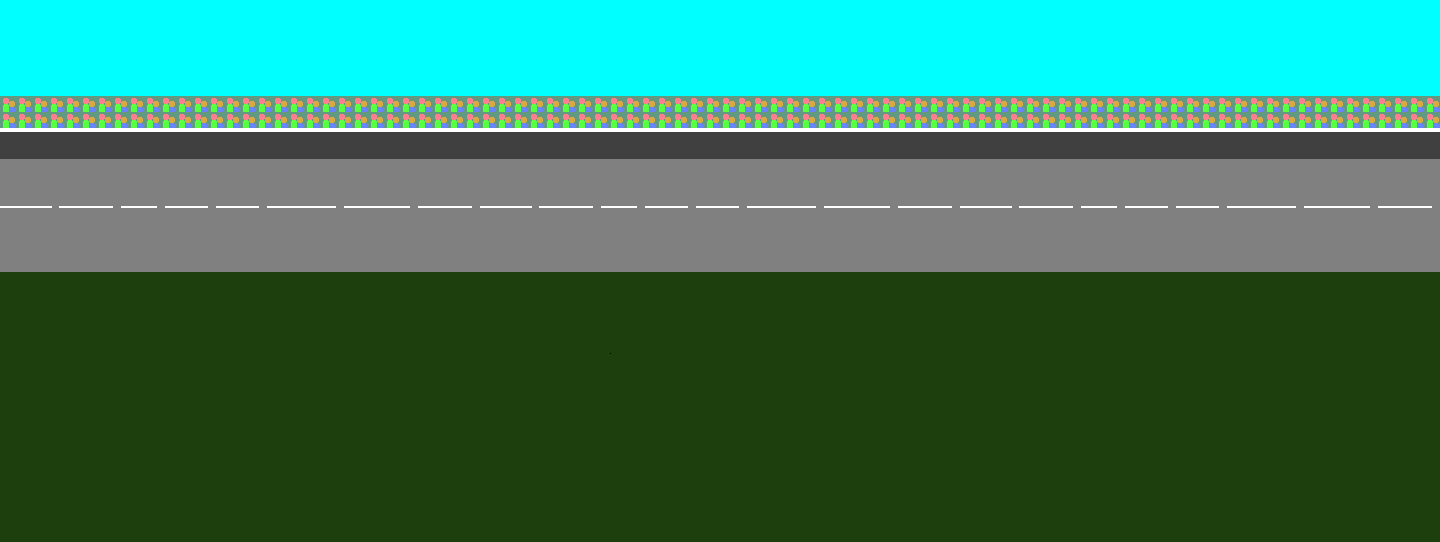
#> input picture samples/02-tilemap/assets/tilemaps/bg.png, 1440 x 542 px
$ python tilemapcompiler.py ../../samples/02-tilemap/assets/tilemaps/bg.png   (Python 2 division)
#> lines starting #> are read from the running program, lines starting #| are printed output that depends on the picture
#!/usr/bin/python

# Copyright (c) 2014 Jon Maur

# Permission is hereby granted, free of charge, to any person obtaining a copy
# of this software and associated documentation files (the "Software"), to deal
# in the Software without restriction, including without limitation the rights
# to use, copy, modify, merge, publish, distribute, sublicense, and/or sell
# copies of the Software, and to permit persons to whom the Software is
# furnished to do so, subject to the following conditions:

# The above copyright notice and this permission notice shall be included in
# all copies or substantial portions of the Software.

# THE SOFTWARE IS PROVIDED "AS IS", WITHOUT WARRANTY OF ANY KIND, EXPRESS OR
# IMPLIED, INCLUDING BUT NOT LIMITED TO THE WARRANTIES OF MERCHANTABILITY,
# FITNESS FOR A PARTICULAR PURPOSE AND NONINFRINGEMENT. IN NO EVENT SHALL THE
# AUTHORS OR COPYRIGHT HOLDERS BE LIABLE FOR ANY CLAIM, DAMAGES OR OTHER
# LIABILITY, WHETHER IN AN ACTION OF CONTRACT, TORT OR OTHERWISE, ARISING FROM,
# OUT OF OR IN CONNECTION WITH THE SOFTWARE OR THE USE OR OTHER DEALINGS IN
# THE SOFTWARE.


################################################################
# tilemapcompiler.py
# Generates tilemaps for use with MOAI with Draggin.

from PIL import Image
import sys
import math
from math import ceil, log
from fnmatch import fnmatch
import os
import os.path


# matches anything in the list
def fnmatchList(_name, _filters):

#> called with _filters = ('*.png', '*.bmp')
	for filter in _filters:
		if fnmatch(_name, filter):
			# found one match so get out of here
			return True

	# no matches
	return False


# loop through all the params and grab the image filenames
def gatherFiles(_sequence, _filters):

	print "Gathering filenames..."
	global outFilename

	filenames = []

	for i in _sequence:

		if os.path.isdir(i):
			print("\t"+i+":")
			os.listdir(i)
			outFilename = i
			print "outFilename: "+outFilename
			for root, dirs, files in os.walk(i):
				for name in files:
					if fnmatchList(name , _filters):
						filenames.append(os.path.join(i, name))
						print("\t\t"+name)
						#print getAnimationAndFrameFromFilename(name)
		else:
			if fnmatchList(i , _filters):
				filenames.append(i)
				#print("\t"+i)
				#print getAnimationAndFrameFromFilename(i)
	return filenames


class Tile:
	def __init__(self):
		self.image = None

class TileMap:
	def __init__(self, _imgFile, _tileWidth, _tileHeight):

		# open the image and convert it
#> called with _tileWidth = 16, _tileHeight = 16
		self.mapImage = Image.open(_imgFile)
#> self.mapImage is the input picture: PIL image 1440x542 RGBA; mean R, G, B, A 53.8, 118.6, 91.2, 255
		self.mapImage.draft("RGBA", self.mapImage.size)
		self.mapImage = self.mapImage.convert("RGBA")

		# tile size
		self.tileWidth = _tileWidth
		self.tileHeight = _tileHeight

		# the array of tiles
		self.tiles = []

		self.mapWidthInTiles = self.mapImage.size[0] / self.tileWidth
#> self.mapWidthInTiles = 90
		self.mapHeightInTiles = self.mapImage.size[1] / self.tileHeight
#> self.mapHeightInTiles = 33

		# the map data, an array of tile indices
		self.mapData = []

		# make a blank tile for number 0
		blankTile = Image.new("RGBA", (self.tileWidth, self.tileHeight), (0,0,0,0))
#> blankTile: PIL image 16x16 RGBA; every value is 0
		self.tiles.append(blankTile)

		for y in range(self.mapHeightInTiles):
			for x in range(self.mapWidthInTiles):
				box = self.tileWidth * x, self.tileHeight * y, self.tileWidth * (x+1), self.tileHeight * (y+1)
				tile = self.mapImage.crop(box)

				self.mapData.append(self.findTile(tile))
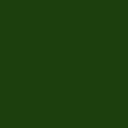
#> tile: PIL image 16x16 RGBA (shown 8 times larger); mean R, G, B, A 28, 63, 13, 255

	# look for the tile in the list of tiles, if not found then add it
	def findTile(self, tile):
		i = 0
		tileStr = tile.tobytes()
		for t in self.tiles:
			if t.tobytes() == tileStr:
				return i
			i += 1

		self.tiles.append(tile)
		return i


	def saveMoaiLua(self, outFilename):
		print "Num tiles: ", len(self.tiles)
#| Num tiles:  18
		#print "MapData: ", self.mapData

		# this equation totally falls apart for 3, so I'll just special case that
		if len(self.tiles) != 3:
			resultWidth = int(math.ceil(math.sqrt(len(self.tiles))) * (self.tileWidth+2))
			resultHeight = int(math.ceil(math.sqrt(len(self.tiles))) * (self.tileHeight+2))
		else:
			resultWidth = 2 * (self.tileWidth+2)
			resultHeight = 2 * (self.tileHeight+2)

		tilesetImg = Image.new("RGBA", (resultWidth, resultHeight))
#> tilesetImg: PIL image 90x90 RGBA; every value is 0

		x = 0
		y = 0
		offsetX = 0
		offsetY = 0
		rowX = 0 #tilesetImg.size[0]
		rowY = 0 #tilesetImg.size[1]

		for t in self.tiles:
			offsetX = ((self.tileWidth+2) - t.size[0]) / 2
			offsetY = ((self.tileHeight+2) - t.size[1]) / 2

			x = rowX + offsetX
			y = rowY + offsetY


			# super cheesy way to "bleed" the tile out
			tilesetImg.paste(t, (x-1, y-1))
			tilesetImg.paste(t, (x+1, y+1))
			tilesetImg.paste(t, (x-1, y+1))
			tilesetImg.paste(t, (x+1, y-1))

			tilesetImg.paste(t, (x-1, y))
			tilesetImg.paste(t, (x+1, y))
			tilesetImg.paste(t, (x, y+1))
			tilesetImg.paste(t, (x, y-1))

			# finally paste it in
			tilesetImg.paste(t, (x, y))


			rowX = rowX + (self.tileWidth+2)
			if rowX > tilesetImg.size[0] - (self.tileWidth+2):
				rowX = 0
				rowY = rowY + (self.tileHeight+2)
#> this loop made 18 passes
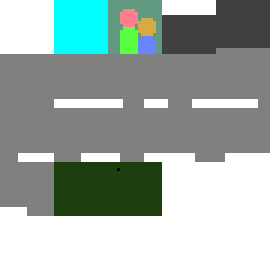
#> tilesetImg: PIL image 90x90 RGBA (shown 3 times larger); mean R, G, B, A 76.6, 91.3, 85.8, 173.4; transparent parts drawn white


		print("Saving: "+outFilename+"_tileset.png")
		tilesetImg.save(outFilename+"_tileset.png")

		# write out the .lua file
		luaFile = open(outFilename+".lua", "w")
		luaFile.write('-- Generated by tilemapcompiler.py for Moai\n\n')
		luaFile.write('return {\n')
		luaFile.write('\ttileset = "'+str(os.path.basename(outFilename))+'_tileset.png",\n')
		luaFile.write('\ttilesetWidth = '+str(tilesetImg.size[0])+',\n')
		luaFile.write('\ttilesetHeight = '+str(tilesetImg.size[1])+',\n')

		luaFile.write('\tmapWidthInTiles = '+str(self.mapWidthInTiles)+',\n')
		luaFile.write('\tmapHeightInTiles = '+str(self.mapHeightInTiles)+',\n')
		luaFile.write('\ttileWidth = '+str(self.tileWidth)+',\n')
		luaFile.write('\ttileHeight = '+str(self.tileHeight)+',\n')
		luaFile.write('\tdata = {')
		for y in range(self.mapHeightInTiles):
			luaFile.write('\n\t\t')
			for x in range(self.mapWidthInTiles):
				luaFile.write(str(self.mapData[y*self.mapWidthInTiles + x]+1)+', ')
		luaFile.write('\n\t}\n')
		luaFile.write('}\n')
		print("Saving: "+outFilename+".lua")


# run the code here if it's not a module
if __name__ == "__main__":
	print("Bucket Tilemap Compiler:")

	if (len(sys.argv) == 1):
		print("No arguments found.")
		print("Commandline usage: tilemapcompiler [space separated list of files and/or folders]")
	else:
		imageFilenames = gatherFiles(sys.argv[1:], ("*.png", "*.bmp"))

	tm = TileMap(imageFilenames[0], 16, 16)
	tm.saveMoaiLua(os.path.splitext(imageFilenames[0])[0])

	print "Done."
